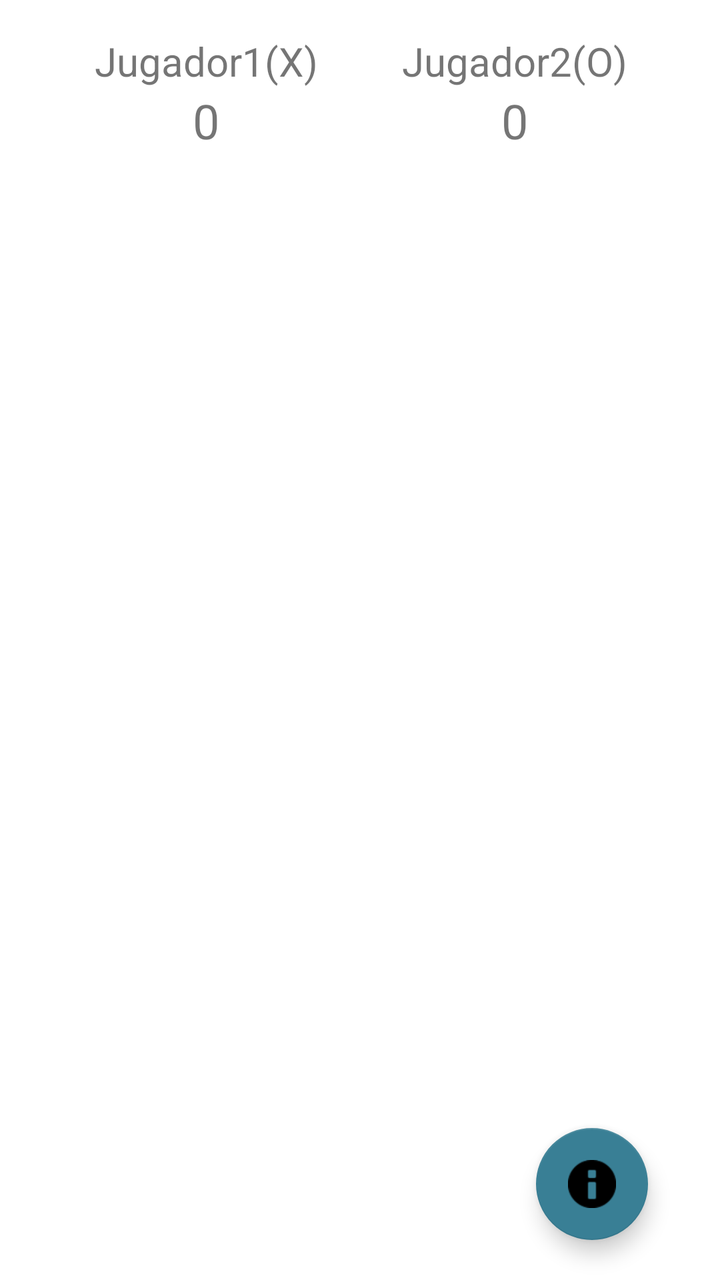
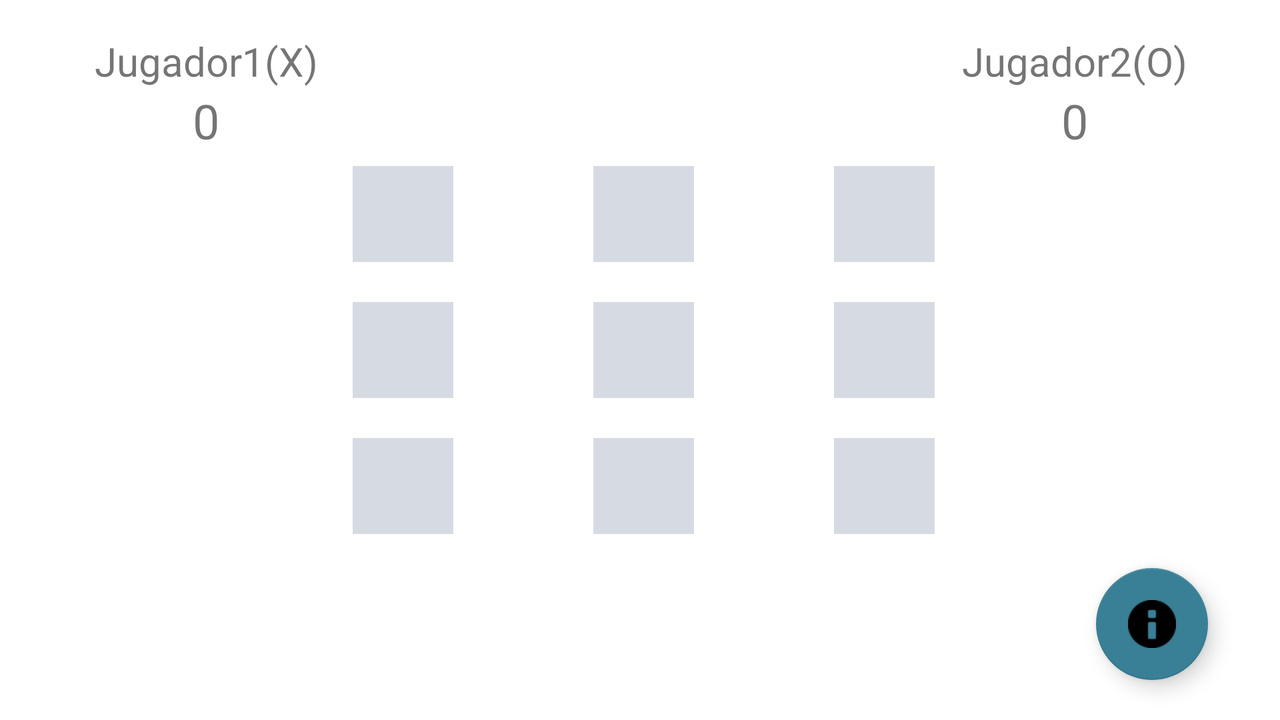

Compare how this app lays out the same screen by default and in its alternative resource folder. The renders come first, then the two layout files and the values they reference.
<!-- AndroidManifest.xml: application theme Theme.Beta_version_1 -->
<!-- res/layout/activity_act_juego.xml -->
<?xml version="1.0" encoding="utf-8"?>
<androidx.constraintlayout.widget.ConstraintLayout xmlns:android="http://schemas.android.com/apk/res/android"
    xmlns:app="http://schemas.android.com/apk/res-auto"
    xmlns:tools="http://schemas.android.com/tools"
    android:layout_width="match_parent"
    android:layout_height="match_parent"
    tools:context=".act_juego">

    <ImageView
        android:id="@+id/tablero"
        android:layout_width="352dp"
        android:layout_height="384dp"
        app:layout_constraintBottom_toBottomOf="parent"
        app:layout_constraintEnd_toEndOf="parent"
        app:layout_constraintHorizontal_bias="0.51"
        app:layout_constraintStart_toStartOf="parent"
        app:layout_constraintTop_toTopOf="parent"
        app:layout_constraintVertical_bias="0.53"
        app:srcCompat="@drawable/gato__1_" />

    <LinearLayout
        android:layout_width="204dp"
        android:layout_height="76dp"
        android:layout_marginStart="1dp"
        android:layout_marginTop="1dp"
        android:orientation="vertical"
        app:layout_constraintStart_toStartOf="parent"
        app:layout_constraintTop_toTopOf="parent">

        <TextView
            android:id="@+id/textView2"
            android:layout_width="match_parent"
            android:layout_height="wrap_content"
            android:layout_marginTop="16dp"
            android:text="@string/jugador1"
            android:textAlignment="center"
            android:textSize="20sp"
            app:layout_constraintTop_toTopOf="parent" />

        <TextView
            android:id="@+id/contador_jugador1"
            android:layout_width="match_parent"
            android:layout_height="wrap_content"
            android:text="0"
            android:textAlignment="center"
            android:textSize="24sp" />

    </LinearLayout>

    <LinearLayout
        android:layout_width="205dp"
        android:layout_height="77dp"
        android:layout_marginTop="1dp"
        android:orientation="vertical"
        app:layout_constraintEnd_toEndOf="parent"
        app:layout_constraintTop_toTopOf="parent">

        <TextView
            android:id="@+id/textView5"
            android:layout_width="match_parent"
            android:layout_height="wrap_content"
            android:layout_marginTop="16dp"
            android:text="@string/jugador2"
            android:textAlignment="center"
            android:textSize="20sp"
            app:layout_constraintTop_toTopOf="parent" />

        <TextView
            android:id="@+id/contador_jugador2"
            android:layout_width="match_parent"
            android:layout_height="wrap_content"
            android:text="0"
            android:textAlignment="center"
            android:textSize="24sp" />

    </LinearLayout>

    <com.google.android.material.floatingactionbutton.FloatingActionButton
        android:id="@+id/menu_flotante"
        android:layout_width="wrap_content"
        android:layout_height="wrap_content"
        android:layout_marginEnd="36dp"
        android:layout_marginBottom="20dp"
        android:clickable="true"
        android:contentDescription="@string/imagen"
        android:onClick="menus_flotante_mostrar"
        app:backgroundTint="#397F95"
        app:layout_constraintBottom_toBottomOf="parent"
        app:layout_constraintEnd_toEndOf="parent"
        app:srcCompat="@android:drawable/ic_dialog_info" />

    <TextView
        android:id="@+id/letra"
        android:layout_width="61dp"
        android:layout_height="41dp"
        android:textAlignment="center"
        android:textSize="24sp"
        android:visibility="invisible"
        app:layout_constraintBottom_toBottomOf="parent"
        app:layout_constraintEnd_toEndOf="parent"
        app:layout_constraintStart_toStartOf="parent"
        app:layout_constraintTop_toTopOf="parent"
        app:layout_constraintVertical_bias="0.154" />

    <TextView
        android:id="@+id/siete"
        android:layout_width="71dp"
        android:layout_height="80dp"
        android:layout_marginStart="32dp"
        android:layout_weight="1"
        android:contentDescription="casilla"
        android:minHeight="48dp"
        android:onClick="jugar"
        android:textAlignment="center"
        android:textSize="48sp"
        app:layout_constraintBottom_toBottomOf="parent"
        app:layout_constraintStart_toStartOf="parent"
        app:layout_constraintTop_toTopOf="parent"
        app:layout_constraintVertical_bias="0.749" />

    <TextView
        android:id="@+id/cuatro"
        android:layout_width="77dp"
        android:layout_height="81dp"
        android:layout_weight="1"
        android:contentDescription="casilla"
        android:minHeight="48dp"
        android:onClick="jugar"
        android:textAlignment="center"
        android:textSize="48sp"
        app:layout_constraintBottom_toBottomOf="parent"
        app:layout_constraintEnd_toEndOf="parent"
        app:layout_constraintHorizontal_bias="0.087"
        app:layout_constraintStart_toStartOf="parent"
        app:layout_constraintTop_toTopOf="parent"
        app:layout_constraintVertical_bias="0.538" />

    <TextView
        android:id="@+id/ocho"
        android:layout_width="74dp"
        android:layout_height="68dp"
        android:layout_weight="1"
        android:contentDescription="casilla"
        android:minHeight="48dp"
        android:onClick="jugar"
        android:textAlignment="center"
        android:textSize="48sp"
        app:layout_constraintBottom_toBottomOf="parent"
        app:layout_constraintEnd_toEndOf="parent"
        app:layout_constraintHorizontal_bias="0.498"
        app:layout_constraintStart_toStartOf="parent"
        app:layout_constraintTop_toTopOf="parent"
        app:layout_constraintVertical_bias="0.734" />

    <TextView
        android:id="@+id/nueve"
        android:layout_width="70dp"
        android:layout_height="76dp"
        android:layout_weight="1"
        android:contentDescription="casilla"
        android:minHeight="48dp"
        android:onClick="jugar"
        android:textAlignment="center"
        android:textSize="48sp"
        app:layout_constraintBottom_toBottomOf="parent"
        app:layout_constraintEnd_toEndOf="parent"
        app:layout_constraintHorizontal_bias="0.891"
        app:layout_constraintStart_toStartOf="parent"
        app:layout_constraintTop_toTopOf="parent"
        app:layout_constraintVertical_bias="0.749" />

    <TextView
        android:id="@+id/seis"
        android:layout_width="76dp"
        android:layout_height="77dp"
        android:layout_weight="1"
        android:contentDescription="casilla"
        android:minHeight="48dp"
        android:onClick="jugar"
        android:textAlignment="center"
        android:textSize="48sp"
        app:layout_constraintBottom_toBottomOf="parent"
        app:layout_constraintEnd_toEndOf="parent"
        app:layout_constraintHorizontal_bias="0.889"
        app:layout_constraintStart_toStartOf="parent"
        app:layout_constraintTop_toTopOf="parent"
        app:layout_constraintVertical_bias="0.541" />

    <TextView
        android:id="@+id/cinco"
        android:layout_width="79dp"
        android:layout_height="77dp"
        android:layout_weight="1"
        android:contentDescription="casilla"
        android:minHeight="48dp"
        android:onClick="jugar"
        android:textAlignment="center"
        android:textSize="48sp"
        app:layout_constraintBottom_toBottomOf="parent"
        app:layout_constraintEnd_toEndOf="parent"
        app:layout_constraintStart_toStartOf="parent"
        app:layout_constraintTop_toTopOf="parent"
        app:layout_constraintVertical_bias="0.541" />

    <TextView
        android:id="@+id/dos"
        android:layout_width="78dp"
        android:layout_height="74dp"
        android:layout_weight="1"
        android:contentDescription="casilla"
        android:minHeight="48dp"
        android:onClick="jugar"
        android:textAlignment="center"
        android:textSize="48sp"
        app:layout_constraintBottom_toBottomOf="parent"
        app:layout_constraintEnd_toEndOf="parent"
        app:layout_constraintHorizontal_bias="0.498"
        app:layout_constraintStart_toStartOf="parent"
        app:layout_constraintTop_toTopOf="parent"
        app:layout_constraintVertical_bias="0.334" />

    <TextView
        android:id="@+id/tres"
        android:layout_width="70dp"
        android:layout_height="76dp"
        android:layout_weight="1"
        android:contentDescription="casilla"
        android:minHeight="48dp"
        android:onClick="jugar"
        android:textAlignment="center"
        android:textSize="48sp"
        app:layout_constraintBottom_toBottomOf="parent"
        app:layout_constraintEnd_toEndOf="parent"
        app:layout_constraintHorizontal_bias="0.873"
        app:layout_constraintStart_toStartOf="parent"
        app:layout_constraintTop_toTopOf="parent"
        app:layout_constraintVertical_bias="0.335" />

    <TextView
        android:id="@+id/uno"
        android:layout_width="74dp"
        android:layout_height="74dp"
        android:layout_weight="1"
        android:contentDescription="casilla"
        android:minHeight="48dp"
        android:onClick="jugar"
        android:textAlignment="center"
        android:textSize="48sp"
        app:layout_constraintBottom_toBottomOf="parent"
        app:layout_constraintEnd_toEndOf="parent"
        app:layout_constraintHorizontal_bias="0.094"
        app:layout_constraintStart_toStartOf="parent"
        app:layout_constraintTop_toTopOf="parent"
        app:layout_constraintVertical_bias="0.334" />

</androidx.constraintlayout.widget.ConstraintLayout>
<!-- resources referenced by this layout -->
<resources>
  <string name="imagen">Imagen</string>
  <string name="jugador1">Jugador1(X)</string>
  <string name="jugador2">Jugador2(O)</string>
  <style name="Theme.Beta_version_1" parent="Theme.MaterialComponents.DayNight.DarkActionBar">
          
          <item name="colorPrimary">@color/black</item>
          <item name="colorPrimaryVariant">@color/purple_700</item>
          <item name="colorOnPrimary">@color/white</item>
          
          <item name="colorSecondary">@color/teal_200</item>
          <item name="colorSecondaryVariant">@color/teal_700</item>
          <item name="colorOnSecondary">@color/black</item>
          
          <item name="android:statusBarColor">?attr/boxBackgroundColor</item>
          
      </style>
</resources>
<!-- res/layout-land/activity_act_juego.xml (the repository's variant of the layout above) -->
<!-- drawn on the phone turned sideways -->
<?xml version="1.0" encoding="utf-8"?>
<androidx.constraintlayout.widget.ConstraintLayout xmlns:android="http://schemas.android.com/apk/res/android"
    xmlns:app="http://schemas.android.com/apk/res-auto"
    xmlns:tools="http://schemas.android.com/tools"
    android:layout_width="match_parent"
    android:layout_height="match_parent"
    tools:context=".act_juego">

    <TextView
        android:id="@+id/letra"
        android:layout_width="61dp"
        android:layout_height="41dp"
        android:textAlignment="center"
        android:textSize="24sp"
        android:visibility="invisible"
        app:layout_constraintBottom_toBottomOf="parent"
        app:layout_constraintEnd_toEndOf="parent"
        app:layout_constraintStart_toStartOf="parent"
        app:layout_constraintTop_toTopOf="parent"
        app:layout_constraintVertical_bias="0.944" />

    <TableLayout
        android:id="@+id/tabla"
        android:layout_width="291dp"
        android:layout_height="250dp"
        android:layout_below="@+id/tablero"
        android:layout_marginTop="32dp"
        android:layout_marginBottom="34dp"
        app:layout_constraintBottom_toBottomOf="parent"
        app:layout_constraintEnd_toEndOf="parent"
        app:layout_constraintHorizontal_bias="0.505"
        app:layout_constraintStart_toStartOf="parent"
        app:layout_constraintTop_toTopOf="parent"
        app:layout_constraintVertical_bias="0.48000002">

        <TableRow
            android:layout_width="match_parent"
            android:layout_height="match_parent"
            android:textAlignment="center">

            <TextView
                android:id="@+id/uno"
                android:layout_width="wrap_content"
                android:layout_height="wrap_content"
                android:layout_marginTop="30dp"
                android:layout_weight="1"
                android:background="#363E527A"
                android:contentDescription="casilla"
                android:minHeight="48dp"
                android:onClick="jugar"
                android:textAlignment="center"
                android:textSize="16sp" />

            <TextView
                android:id="@+id/dos"
                android:layout_width="wrap_content"
                android:layout_height="wrap_content"
                android:layout_marginLeft="70dp"
                android:layout_marginTop="30dp"
                android:layout_weight="1"
                android:background="#363E527A"
                android:contentDescription="casilla"
                android:minWidth="48dp"
                android:minHeight="48dp"
                android:onClick="jugar"
                android:textAlignment="center"
                android:textSize="16sp" />

            <TextView
                android:id="@+id/tres"
                android:layout_width="wrap_content"
                android:layout_height="wrap_content"
                android:layout_marginLeft="70dp"
                android:layout_marginTop="30dp"
                android:layout_weight="1"
                android:background="#363E527A"
                android:contentDescription="casilla"
                android:minHeight="48dp"
                android:onClick="jugar"
                android:textAlignment="center"
                android:textSize="16sp" />
        </TableRow>

        <TableRow
            android:layout_width="wrap_content"
            android:layout_height="wrap_content">

            <TextView
                android:id="@+id/cuatro"
                android:layout_width="wrap_content"
                android:layout_height="wrap_content"
                android:layout_marginTop="20dp"
                android:layout_weight="1"
                android:background="#363E527A"
                android:contentDescription="casilla"
                android:minWidth="48dp"
                android:minHeight="48dp"
                android:onClick="jugar"
                android:textAlignment="center"
                android:textSize="16sp" />

            <TextView
                android:id="@+id/cinco"
                android:layout_width="wrap_content"
                android:layout_height="wrap_content"
                android:layout_marginLeft="70dp"
                android:layout_marginTop="20dp"
                android:layout_weight="1"
                android:background="#363E527A"
                android:contentDescription="casilla"
                android:minHeight="48dp"
                android:onClick="jugar"
                android:textAlignment="center"
                android:textSize="16sp" />

            <TextView
                android:id="@+id/seis"
                android:layout_width="wrap_content"
                android:layout_height="wrap_content"
                android:layout_marginLeft="70dp"
                android:layout_marginTop="20dp"
                android:layout_weight="1"
                android:background="#363E527A"
                android:contentDescription="casilla"
                android:minWidth="48dp"
                android:minHeight="48dp"
                android:onClick="jugar"
                android:textAlignment="center"
                android:textSize="16sp" />
        </TableRow>

        <TableRow
            android:layout_width="wrap_content"
            android:layout_height="wrap_content">

            <TextView
                android:id="@+id/siete"
                android:layout_width="wrap_content"
                android:layout_height="wrap_content"
                android:layout_marginTop="20dp"
                android:layout_weight="1"
                android:background="#363E527A"
                android:contentDescription="casilla"
                android:minHeight="48dp"
                android:onClick="jugar"
                android:textAlignment="center"
                android:textSize="16sp" />

            <TextView
                android:id="@+id/ocho"
                android:layout_width="wrap_content"
                android:layout_height="wrap_content"
                android:layout_marginLeft="70dp"
                android:layout_marginTop="20dp"
                android:layout_weight="1"
                android:background="#363E527A"
                android:contentDescription="casilla"
                android:minHeight="48dp"
                android:onClick="jugar"
                android:textAlignment="center"
                android:textSize="16sp" />

            <TextView
                android:id="@+id/nueve"
                android:layout_width="wrap_content"
                android:layout_height="wrap_content"
                android:layout_marginLeft="70dp"
                android:layout_marginTop="20dp"
                android:layout_weight="1"
                android:background="#363E527A"
                android:contentDescription="casilla"
                android:minHeight="48dp"
                android:onClick="jugar"
                android:textAlignment="center"
                android:textSize="16sp" />
        </TableRow>

    </TableLayout>

    <ImageView
        android:id="@+id/tablero"
        android:layout_width="272dp"
        android:layout_height="243dp"
        app:layout_constraintBottom_toBottomOf="parent"
        app:layout_constraintEnd_toEndOf="parent"
        app:layout_constraintHorizontal_bias="0.51"
        app:layout_constraintStart_toStartOf="parent"
        app:layout_constraintTop_toTopOf="parent"
        app:layout_constraintVertical_bias="0.3"
        app:srcCompat="@drawable/gato__1_" />

    <LinearLayout
        android:layout_width="204dp"
        android:layout_height="76dp"
        android:layout_marginStart="1dp"
        android:layout_marginTop="1dp"
        android:orientation="vertical"
        app:layout_constraintStart_toStartOf="parent"
        app:layout_constraintTop_toTopOf="parent">

        <TextView
            android:id="@+id/textView2"
            android:layout_width="match_parent"
            android:layout_height="wrap_content"
            android:layout_marginTop="16dp"
            android:text="@string/jugador1"
            android:textAlignment="center"
            android:textSize="20sp"
            app:layout_constraintTop_toTopOf="parent" />

        <TextView
            android:id="@+id/contador_jugador1"
            android:layout_width="match_parent"
            android:layout_height="wrap_content"
            android:text="0"
            android:textAlignment="center"
            android:textSize="24sp" />

    </LinearLayout>

    <LinearLayout
        android:layout_width="205dp"
        android:layout_height="77dp"
        android:layout_marginTop="1dp"
        android:orientation="vertical"
        app:layout_constraintEnd_toEndOf="parent"
        app:layout_constraintTop_toTopOf="parent">

        <TextView
            android:id="@+id/textView5"
            android:layout_width="match_parent"
            android:layout_height="wrap_content"
            android:layout_marginTop="16dp"
            android:text="@string/jugador2"
            android:textAlignment="center"
            android:textSize="20sp"
            app:layout_constraintTop_toTopOf="parent" />

        <TextView
            android:id="@+id/contador_jugador2"
            android:layout_width="match_parent"
            android:layout_height="wrap_content"
            android:text="0"
            android:textAlignment="center"
            android:textSize="24sp" />

    </LinearLayout>

    <com.google.android.material.floatingactionbutton.FloatingActionButton
        android:id="@+id/menu_flotante"
        android:layout_width="wrap_content"
        android:layout_height="wrap_content"
        android:layout_marginEnd="36dp"
        android:layout_marginBottom="20dp"
        android:clickable="true"
        android:contentDescription="@string/imagen"
        android:onClick="menus_flotante_mostrar"
        app:backgroundTint="#397F95"
        app:layout_constraintBottom_toBottomOf="parent"
        app:layout_constraintEnd_toEndOf="parent"
        app:srcCompat="@android:drawable/ic_dialog_info" />
</androidx.constraintlayout.widget.ConstraintLayout>
